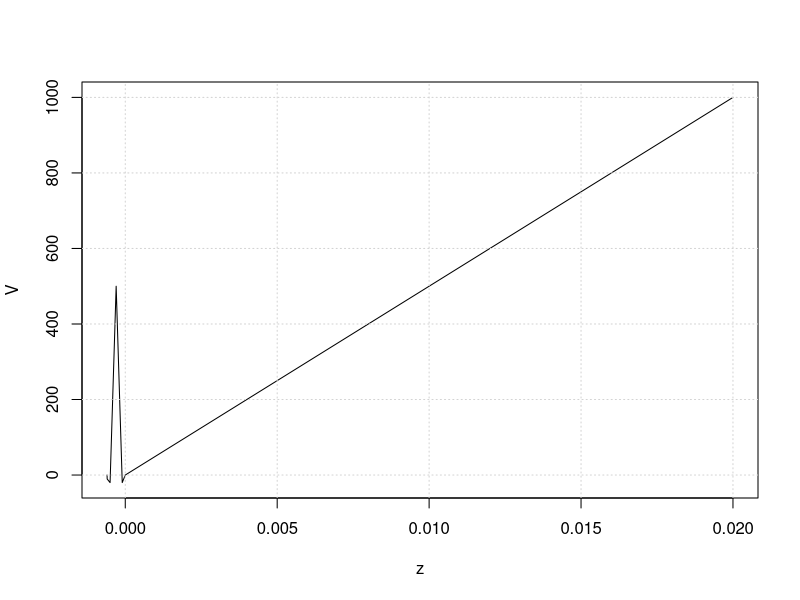
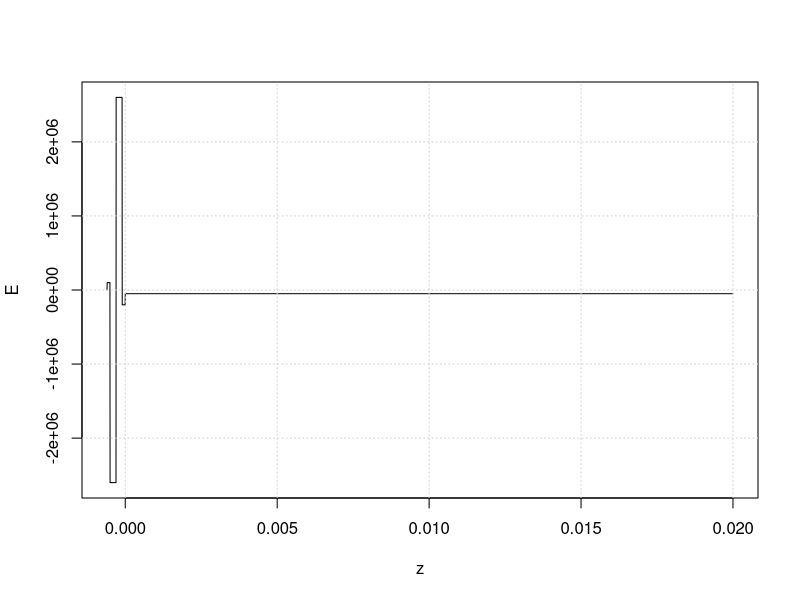

These charts were generated, in order, by the following R code:
data <- read.csv("VEz.csv", header=TRUE, colClasses = c("numeric","numeric","numeric"))
colnames(data) <- c("z","V","E")

plot(with(data, V ~ z), type = "l")
grid()

plot(with(data, E ~ z), type = "l")
grid()
